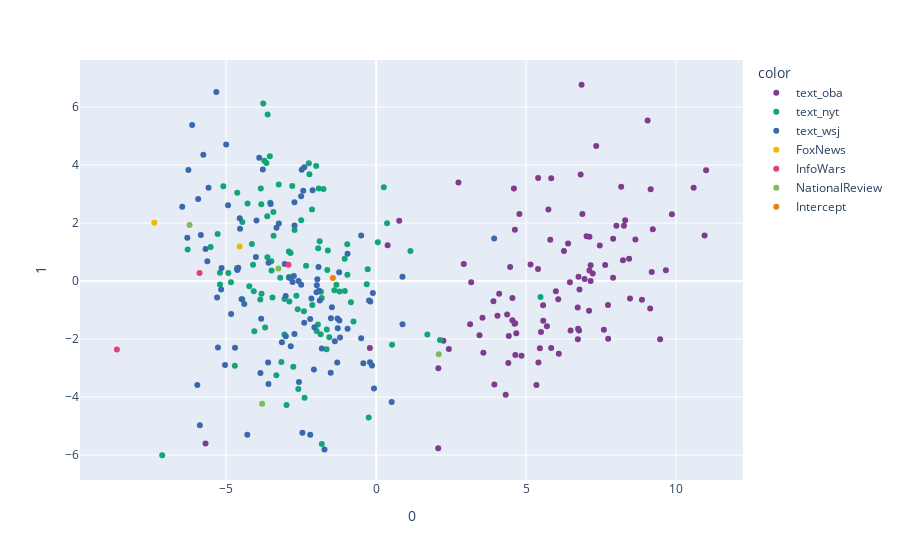

Source (notebook cell):
### Markdown cell above
<A HREF="https://plotly.com/python/discrete-color/#color-sequences-in-plotly-express">Plotly discrete color palettes/sequences</A><BR><A HREF="https://plotly.com/python/plotly-express/">Plotly Express docs</A>

### Code cell
fig = px.scatter(pcafit, 
                 x=0, 
                 y=1, 
                 color=pcaBiplotData['source'],
                 color_discrete_sequence=px.colors.qualitative.Bold)
fig.show()
